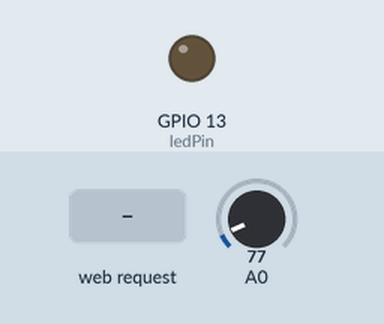
Recording of a sketch running on a simulated ESP8266 (NodeMCU). On the bench: output pins drawn as LEDs (lit = HIGH). The inputs (shaded band) are chosen by the test bench; at power-on: A0 = 77. WiFi joins after 1.5 s; servers stay silent unless stated; uploads are accepted with an empty reply; what the sketch prints to the serial monitor is not drawn.

Above: at 2.7 s.
2.8 s: HTTP request GET /Thermo=ON received
At 3.8 s:
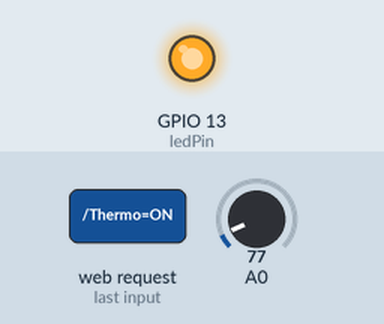
4.3 s: HTTP request GET /Thermo=OFF received
At 6.4 s:
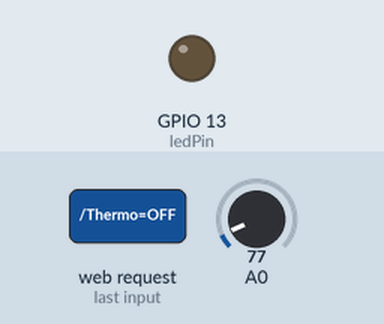
7.3 s: HTTP request GET /AlwaysOn received
At 8.4 s:
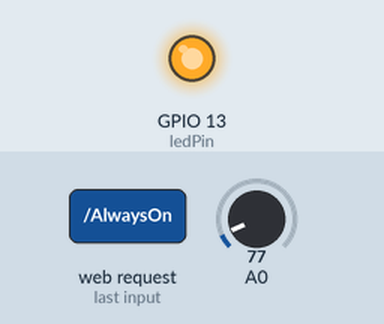
Timing chart, 0 to 10.3 s (numbered marks = the images above; inputs shaded):
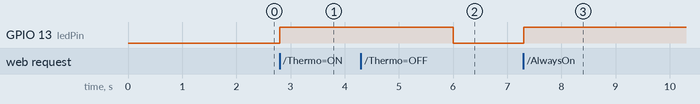

The sketch:

Thermometer.ino
```cpp
//include libraries
#include <ESP8266HTTPClient.h>
#include <ESP8266WiFi.h>

//Access point credentials
const char* ssid = "insert your wifi name here";
const char* pwd = "insert your password here";

int sensor;
float temperature, refvoltage, temp;

int ledPin = 13; //connected to pin 7 in nodemcu 1.0 esp-12e module
WiFiServer server(80);  // open port 80 for server connection

void setup()
{
  Serial.begin(115200); //initialise the serial communication
  delay(10);

  //defining the pins, i/p and o/p
  pinMode(ledPin, OUTPUT);
  pinMode(A0, INPUT);
  digitalWrite(ledPin, LOW);

   refvoltage = 2.25;   //reference voltage for temperature calculation

  //connecting to wifi
  Serial.println();
  Serial.println();
  Serial.print("Connecting to wifi ");
  Serial.println(ssid);

  WiFi.begin(ssid, pwd);

  //attempt to connect to wifi
  while (WiFi.status() != WL_CONNECTED)
  {
    delay(500);
    Serial.print("."); //progress with dots until the wifi is connected
  }
    Serial.println("");

    //while connected print this
    Serial.println("Wifi connected");

    //starting the server
    server.begin();
    Serial.println("Server started.");

    //get the ip address and print it
    Serial.print("This is your ip address: ");
    Serial.print("http://");
    Serial.print(WiFi.localIP());
    Serial.println("/");
}

void loop()
{
     WiFiClient client = server.available();
    if (!client)
    {
      return;
    }

    //wait for the data to be sent from client
    Serial.println("New client connection");
    while(!client.available())
    {
      delay(1);
    }

    //Read the first line of the request
    String request = client.readStringUntil('\r');
    Serial.println(request);
    client.flush();

   int value = LOW; // set the thermometer off initially
   sensor = analogRead(A0);
   temperature = (refvoltage * sensor * 100) / 1023; //converting degree to celcius

    //check the index of the browser and act accordingly
    if (request.indexOf("/Thermo=ON") != -1)
    {
        digitalWrite(ledPin, HIGH);
        value = HIGH;
        sensor = analogRead(A0);
        temperature = (refvoltage * sensor * 100) / 1023; //converting degree to celcius

        //save the data to mysql, access the php file to write
        HTTPClient http;
        String url = "http://192.168.1.5/iotproject/thermotry/add.php?temp="+String(temp);
        Serial.println(url);
        http.begin(url);

        //GET method
        int httpCode = http.GET();
        if(httpCode > 0)
        {
          Serial.printf("[HTTP] GET...code: %d\n", httpCode);
          if(httpCode == HTTP_CODE_OK)
          {
              String payload = http.getString();
              Serial.println(payload);
          }
       }
       else
       {
            Serial.printf("[HTTP] GET... failed, error: %s\n", http.errorToString(httpCode).c_str());
       }
          http.end();
          delay(3000);
   }

    if (request.indexOf("/Thermo=OFF") != -1)
    {
      digitalWrite(ledPin, LOW);
      value = LOW;
    }
      temp = temperature;

      //Return the response
      client.println("HTTP/1.1 200 OK");
      client.println("Content-Type: text/html");

      if (request.indexOf("/AlwaysOn") != -1)
      {
        digitalWrite(ledPin, HIGH);
        value = HIGH;
        sensor = analogRead(A0);
        temperature = (refvoltage * sensor * 100) / 1023; //converting degree to celcius
        //temp = temperature;
        client.println("Refresh: 5");
      }

      client.println("");
      client.println("<!DOCTYPE HTML>");
      client.println("<html>");
      client.println("<body style=background-color:skyblue> </body>");
      client.println("<style> h1 {text-align: center}</style>");
      client.println("<style> h3 {text-align: center}</style>");
      client.println("<style> b {text-align: center}</style>");
      client.println("<style> p {text-align: center}</style>");
      client.println("<head><style>div.relative{position:relative; left:200px; height:20px; width:350px; border:2px solid #73AD21;}</style></head>");
      client.println();

      client.println("<div class=relative>  <b> UNIVERSITY OF TURKU  </b> </div>");
      client.println("<div class=relative> Ashish Shrestha  </div>");
      client.println("<div class = relative>  Rituraj Nepal </div>");

      //client.println("<br>");
      client.println("<br><br><h1>IOT Final Project: THERMOMETER</h1><br><br>");
      //client.println("<h3>Probable LM35 analog reading: <h3>");
      //client.print(sensor); //analog reading of the sensor
      //client.print("<br>");

      client.print("<h3>Thermometer's current status: </h3>");
      if(request.indexOf("/AlwaysOn") != -1)
      {
        client.print("<h3>Always On<h3>");
        client.print("(Temperature updated every 5 seconds.)");
        client.println("<h3>Current Temperature: <h3>");
        client.print(temp);
        client.print("<b> deg C.</b>");

        //save the data to mysql, with http client
      HTTPClient http;
      String url = "http://192.168.1.5/iotproject/thermotry/add.php?temp="+String(temp); //access the php file to write data
      Serial.println(url);
      http.begin(url);

      //using GET method to write to sql
      int httpCode = http.GET();
      if(httpCode > 0)
      {
          Serial.printf("[HTTP] GET...code: %d\n", httpCode);
            if(httpCode == HTTP_CODE_OK)
            {
              String payload = http.getString();
              Serial.println(payload);
            }
      }
         else
         {
            Serial.printf("[HTTP] GET... failed, error: %s\n", http.errorToString(httpCode).c_str());
         }
          http.end();
       //delay(3000);
    }

     else if(value == HIGH)
     {
          client.print("<h3>On Once<h3>");
          //client.println("<br>");
          client.println("<h3>Current Temperature: <h3>");
          client.print(temp);
          client.print("<b> deg C.</b>");
          //delay(100);
      }
      else if(value == LOW)
      {
          client.print("<h3>Off<h3>");
         // client.println("<br>");
          client.println("<h3>Last measured temperature: <h3>"); //print the last value of temp
          client.print(temp);
          client.print("<b> deg C.</b>");
      }

      client.println("<br><br>");
      //create buttons
      client.println("<a href=\"/Thermo=ON\"\"><button>Turn On Once </button></a>");
      client.println("<a href=\"/AlwaysOn\"\"><button>Keep It On </button></a>");
      client.println("<a href=\"/Thermo=OFF\"\"><button>Turn Off </button></a><br />");

      client.println("<h3>Check the Temperature records by following the below link: <h3>");
      client.println("<p>http://localhost/iotproject/Thermometer/show.php</p>");

      // if there are incoming bytes available from the server, read them and print them:
     if (client.available())
     {
       char c = client.read();
       client.print(c);
     }

      client.println("</html>");

      client.println();
      delay(1);
      Serial.println("Client disconnected!");
      Serial.println("");
}
```

Measured:
- after the input at 2.8 s, GPIO 13 (ledPin): LOW → HIGH at once
- after the input at 4.3 s, GPIO 13 (ledPin): HIGH → LOW after 1.7 s
- after the input at 7.3 s, GPIO 13 (ledPin): LOW → HIGH at once
